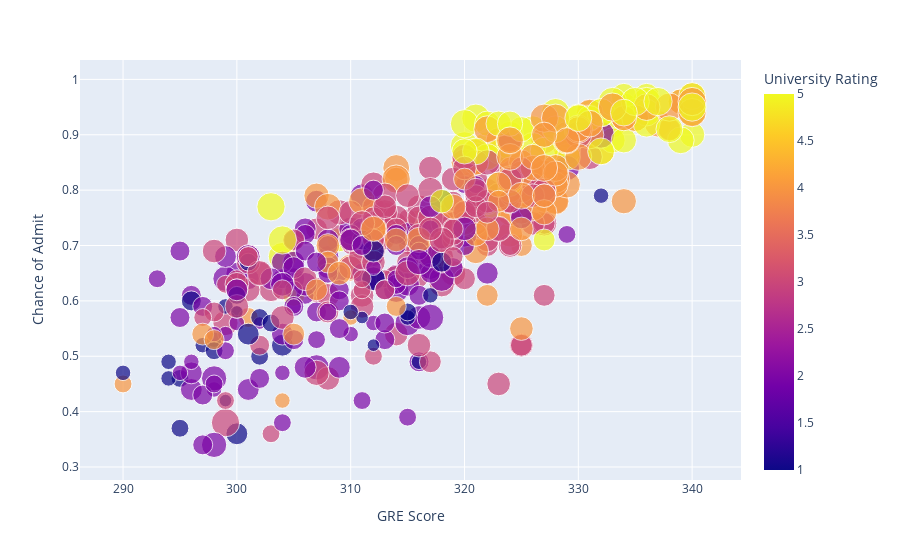

Write notebook code for a chart like this one.
### Markdown cell above
# TASK #2: PLOT INTERACTIVE BUBBLE CHART (SCATTERPLOT WITH SIZE)

### Code cell
# Let's add a fourth variable "SOP" as the size 
chart = px.scatter(admission_df, x = "GRE Score", y = "Chance of Admit", color = "University Rating", size = "SOP")
chart.show()

### Figure 1 — Plotly figure (JSON) as saved in the notebook; plotly's stock layout.template omitted (floating-point values rounded to 4 significant figures; data arrays with more than 128 entries replaced by an {"elided": "..."} marker saying what was removed)
{"data": [{"hovertemplate": "GRE Score=%{x}<br>Chance of Admit=%{y}<br>SOP=%{marker.size}<br>University Rating=%{marker.color}<extra></extra>", "legendgroup": "", "marker": {"color": {"elided": "500 int values"}, "coloraxis": "coloraxis", "size": {"elided": "500 float values"}, "sizemode": "area", "sizeref": 0.0125, "symbol": "circle"}, "mode": "markers", "name": "", "orientation": "v", "showlegend": false, "type": "scatter", "x": {"elided": "500 int values"}, "xaxis": "x", "y": {"elided": "500 float values"}, "yaxis": "y"}], "layout": {"coloraxis": {"colorbar": {"title": {"text": "University Rating"}}, "colorscale": [[0, "#0d0887"], [0.1111, "#46039f"], [0.2222, "#7201a8"], [0.3333, "#9c179e"], [0.4444, "#bd3786"], [0.5556, "#d8576b"], [0.6667, "#ed7953"], [0.7778, "#fb9f3a"], [0.8889, "#fdca26"], [1, "#f0f921"]]}, "legend": {"itemsizing": "constant", "tracegroupgap": 0}, "margin": {"t": 60}, "xaxis": {"anchor": "y", "domain": [0, 1], "title": {"text": "GRE Score"}}, "yaxis": {"anchor": "x", "domain": [0, 1], "title": {"text": "Chance of Admit"}}}}
